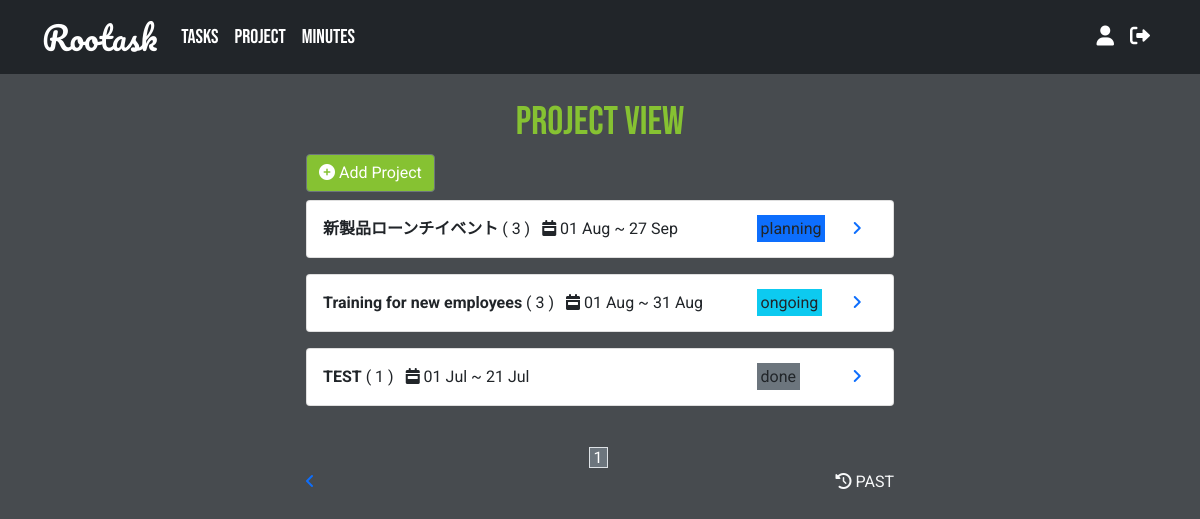
The page /views/project-view.php (signed in) on the database its author committed.
### tables this page shows
CREATE TABLE `member` (
  `project_mem_id` int(15) NOT NULL,
  `project_man_id` int(15) NOT NULL,
  `project_id` int(15) NOT NULL,
  `member_id_1` int(15) DEFAULT NULL,
  `member_id_2` int(15) DEFAULT NULL,
  `member_id_3` int(15) DEFAULT NULL,
  `member_id_4` int(15) DEFAULT NULL,
  `member_id_5` int(15) DEFAULT NULL,
  `member_id_6` int(15) DEFAULT NULL,
  `member_id_7` int(15) DEFAULT NULL,
  `member_id_8` int(15) DEFAULT NULL,
  `member_id_9` int(15) DEFAULT NULL
);

CREATE TABLE `projects` (
  `project_id` int(5) NOT NULL,
  `user_id` int(5) NOT NULL,
  `project_name` varchar(100) NOT NULL,
  `manager_id` int(15) NOT NULL,
  `project_start` date NOT NULL,
  `project_end` date NOT NULL,
  `note` varchar(1000) NOT NULL,
  `project_status` varchar(10) NOT NULL
);

### classes/database.php (called while the page is built, shortened)
<?php
class Database {
    private $server_name = "localhost";
    private $username = "root";
    private $password = "root";
    private $db_name = "rootask";
    public function __construct(){
        $this->conn = new mysqli($this->server_name, $this->username, $this->password, $this->db_name);
    }
}
?>

### classes/project.php (called while the page is built, shortened)
<?php
require_once "database.php";
class Project extends Database {
    public function getProjectsForPagination($user_id, $start_from, $per_page_record){
        $sql = "SELECT * FROM `projects` INNER JOIN `member` ON projects.project_id = member.project_id WHERE manager_id = $user_id AND `project_status` != 'approved' AND `project_status` != 'canceled' OR member_id_1 = $user_id AND `project_status` != 'approved' AND `project_status` != 'canceled' OR member_id_2 = $user_id AND `project_status` != 'approved' AND `project_status` != 'canceled' OR member_id_3 = $user_id AND `project_status` != 'approved' AND `project_status` != 'canceled'  OR member_id_4 = $user_id AND `project_status` != 'approved' AND `project_status` != 'canceled' OR member_id_5 = $user_id AND `project_status` != 'approved' AND `project_status` != 'canceled' OR member_id_6 = $user_id AND `project_status` != 'approved' AND `project_status` != 'canceled' ORDER BY `project_end` DESC LIMIT $start_from, $per_page_record";
        $rs_result = $this->conn->query($sql);
        return $rs_result;
    }
    public function countProjects($user_id){
        $sql = "SELECT COUNT(*) FROM `projects` INNER JOIN `member` ON projects.project_id = member.project_id WHERE manager_id = $user_id AND `project_status` != 'approved' AND `project_status` != 'canceled' OR member_id_1 = $user_id AND `project_status` != 'approved' AND `project_status` != 'canceled' OR member_id_2 = $user_id AND `project_status` != 'approved' AND `project_status` != 'canceled' OR member_id_3 = $user_idAND `project_status` != 'approved' AND `project_status` != 'canceled'  OR member_id_4 = $user_id AND `project_status` != 'approved' AND `project_status` != 'canceled' OR member_id_5 = $user_id AND `project_status` != 'approved' AND `project_status` != 'canceled' OR member_id_6 = $user_id AND `project_status` != 'approved' AND `project_status` != 'canceled' ORDER BY `project_end` DESC";
        if($result = $this->conn->query($sql)){
            return $result;
        }else{
            die("Error count project:" . $this->conn->error);
        }
    }
}
?>

### views/project-view.php (the view, shortened to what this page needs)
<?php
$user_id = $_SESSION['user_id'];
require "../classes/project.php";
$project = new Project;
$per_page_record =5;
if (isset($_GET["page"])) {
    $page  = $_GET["page"];
}
else {
    $page=1;
}
$start_from = ($page-1) * $per_page_record;
$projects_result = $project->getProjectsForPagination($user_id, $start_from, $per_page_record);
?>
<!DOCTYPE html>
<html lang="en">
<head>
    <link href="https://cdn.jsdelivr.net/npm/bootstrap@5.1.3/dist/css/bootstrap.min.css" rel="stylesheet">
    <link rel="stylesheet" href="https://cdnjs.cloudflare.com/ajax/libs/font-awesome/6.0.0/css/all.min.css"/>
    <link rel="stylesheet" href="../styles/style.css">
</head>
<body>
<?php
if($_SESSION['role'] == "U"){
    require_once "../navbar/nav-bar-user.php";
}else{
    require_once "../navbar/nav-bar-admin.php";
}
?>
<div  class="container-fluid">
    <main class="w-50 mx-auto m-4">
        <h1 class="text-center">PROJECT VIEW</h1>
            <div class="col mb-2">
                <a href="project-add.php" class="text-decoration-none">
                <button type="button" class="btn btn-secondary d-block me-auto"><i class="fa-solid fa-circle-plus"></i> Add Project</button></a>
            </div>
        <?php
        while($project_row = $projects_result->fetch_assoc()){
        ?>
            <div class="card mb-3">
                <div class="card-body">
                    <div class="row">
                        <div class="col-9">
                            <span class="fs-6 fw-bold"><?= $project_row['project_name'] ?></span>
                            <span>(
                                <?php
                                    $project_id = $project_row['project_id'];
                                    $project_count_task = $project->countTask($project_id);
                                    print_r($project_count_task);
                                ?>
                            )</span>
                            <?php
                                $date_projedct_start = $project_row['project_start'];
                                $day_month_start = date('d M', strtotime($date_projedct_start));
                                $date_projedct_end = $project_row['project_end'];
                                $day_month_end = date('d M', strtotime($date_projedct_end));
                            ?>
                            <span class="ms-2"> <i class="fa-solid fa-calendar-week"></i> <?= $day_month_start ?> ~ <?= $day_month_end ?> </span>
                        </div>
                        <div class="col-2">
                        <td>
                                <?php
                                    if($project_row['project_status'] == "ongoing"){
                                ?>
                                        <span class="text-center bg-info p-1"><?=$project_row['project_status']?></span>
                                <?php
                                    }elseif($project_row['project_status'] == "planning"){
                                ?>
                                        <span class="text-center bg-primary p-1"><?=$project_row['project_status']?></span>
                                <?php
                                    }elseif($project_row['project_status'] == "pending"){
                                ?>
                                        <span class="text-center bg-success p-1"><?=$project_row['project_status']?></span>
                                <?php
                                    }elseif($project_row['project_status'] == "postpone"){
                                ?>
                                    <span class="text-center bg-warning p-1"><?=$project_row['project_status']?></span>
                                <?php
                                    }elseif($project_row['project_status'] == "canceled"){
                                ?>
                                    <span class="text-center bg-danger p-1"><?=$project_row['project_status']?></span>
                                <?php
                                    }elseif($project_row['project_status'] == "done"){
                                ?>
                                    <span class="text-center bg-secondary p-1"><?=$project_row['project_status']?></span>
                                    <?php
                                    }
                                    ?>
                        </td>
                        </div>
                        <div class="col-1">
                            <a href="project-detail.php?project_id=<?= $project_row['project_id'] ?>"><i class="fa-solid fa-angle-right"></i></a>
                        </div>
                    </div>
                </div>
            </div>
        <?php
        }
        ?>
        <div class="text-center">
            <?php
                $result = $project->countProjects($user_id);
                $row = $result->fetch_row();
                $total_records = $row[0];
                $total_pages = ceil($total_records / $per_page_record);
                $pagLink = "";
                for ($i=1; $i<=$total_pages; $i++) {
                if ($i == $page) {
                    $pagLink .= "<span class='border border-1 px-1 me-1 bg-secondary'><a class = 'active text-decoration-none text-white' href='project-view.php?page=" .$i."'>".$i." </span></a>";
                }
                else  {
                    $pagLink .= "<span class='border border-1 px-1 me-1'><a class='text-decoration-none' href='project-view.php?page=".$i."'> ".$i." </span></a>";
                }
                };
                echo $pagLink;
            ?>
        </div>
        <div class="row">
            <div class="col">
                <div><a href="dashboard-user.php"><i class="fa-solid fa-angle-left"></i></a></div>
            </div>
            <div class="col">
                <div class="text-end"><a href="project-past.php" class="text-decoration-none"> <i class="text-light fa-solid fa-clock-rotate-left"></i> <a href="project-past.php" class="text-light text-decoration-none">PAST</a></div>
            </div>
        </div>
    </main>
</div>
</body>
</html>

### styles/style.css (style rules this page uses)
* { font-family: 'Roboto', sans-serif; }
body { background-color: #474B4F; }
h1 { color: #86C232; font-family: 'Bebas Neue', sans-serif; }
.btn { background-color: #86C232; }

### rows shown on the page
member: project.project_name "新製品ローンチイベント", value "3", project.project_start "01 Aug", project.project_end "27 Sep", project.project_status "planning"
member: project.project_name "Training for new employees", value "3", project.project_start "01 Aug", project.project_end "31 Aug", project.project_status "ongoing"
member: project.project_name "TEST", value "1", project.project_start "01 Jul", project.project_end "21 Jul", project.project_status "done"
